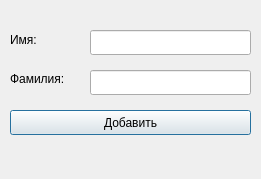
<?xml version="1.0" encoding="UTF-8"?>
<ui version="4.0">
 <class>Dialog</class>
 <widget class="QDialog" name="Dialog">
  <property name="geometry">
   <rect>
    <x>0</x>
    <y>0</y>
    <width>261</width>
    <height>179</height>
   </rect>
  </property>
  <property name="windowTitle">
   <string>Dialog</string>
  </property>
  <widget class="QLabel" name="label">
   <property name="geometry">
    <rect>
     <x>10</x>
     <y>30</y>
     <width>61</width>
     <height>20</height>
    </rect>
   </property>
   <property name="text">
    <string>Имя:</string>
   </property>
  </widget>
  <widget class="QPushButton" name="addButton">
   <property name="geometry">
    <rect>
     <x>10</x>
     <y>110</y>
     <width>241</width>
     <height>25</height>
    </rect>
   </property>
   <property name="text">
    <string>Добавить</string>
   </property>
  </widget>
  <widget class="QLineEdit" name="nameEdit">
   <property name="geometry">
    <rect>
     <x>90</x>
     <y>30</y>
     <width>161</width>
     <height>25</height>
    </rect>
   </property>
  </widget>
  <widget class="QLabel" name="label_2">
   <property name="geometry">
    <rect>
     <x>10</x>
     <y>70</y>
     <width>71</width>
     <height>17</height>
    </rect>
   </property>
   <property name="text">
    <string>Фамилия:</string>
   </property>
  </widget>
  <widget class="QLineEdit" name="surnameEdit">
   <property name="geometry">
    <rect>
     <x>90</x>
     <y>70</y>
     <width>161</width>
     <height>25</height>
    </rect>
   </property>
  </widget>
  <widget class="QLabel" name="statusLabel">
   <property name="geometry">
    <rect>
     <x>10</x>
     <y>150</y>
     <width>241</width>
     <height>17</height>
    </rect>
   </property>
   <property name="text">
    <string/>
   </property>
  </widget>
 </widget>
 <resources/>
 <connections/>
</ui>
